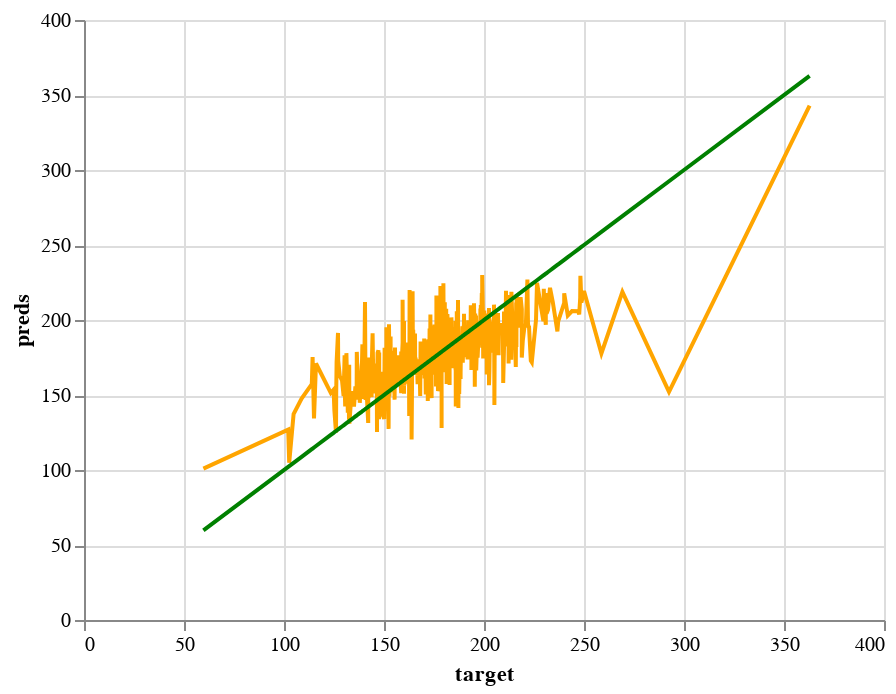

Notebook source saved alongside this figure:
### Code cell
#plotting the relationship between actual and predicted target line - test set
actual_y_train = alt.Chart(pd.DataFrame({'target': y_test, 'preds': y_test})).mark_line(color='green').encode(
    x='target',
    y='preds'
)

pred_y_train = alt.Chart(pd.DataFrame({'target': y_test, 'preds': y_test_pred_ridge})).mark_line(color='orange').encode(
    x='target',
    y='preds'
  )

pred_y_train + actual_y_train

### Figure 1 — Vega-Lite specification as saved in the notebook (floating-point values rounded to 4 significant figures; data arrays with more than 128 entries replaced by an {"elided": "..."} marker saying what was removed)
{"config": {"view": {"continuousWidth": 400, "continuousHeight": 300}}, "layer": [{"data": {"name": "data-d0c828a7f8b569e71e897b96d5b9e0c3"}, "mark": {"type": "line", "color": "orange"}, "encoding": {"x": {"field": "target", "type": "quantitative"}, "y": {"field": "preds", "type": "quantitative"}}}, {"data": {"name": "data-325359e573684d5da4db6a7c05ccc135"}, "mark": {"type": "line", "color": "green"}, "encoding": {"x": {"field": "target", "type": "quantitative"}, "y": {"field": "preds", "type": "quantitative"}}}], "$schema": "https://vega.github.io/schema/vega-lite/v4.17.0.json", "datasets": {"data-d0c828a7f8b569e71e897b96d5b9e0c3": {"elided": "609 records"}, "data-325359e573684d5da4db6a7c05ccc135": {"elided": "609 records"}}}
